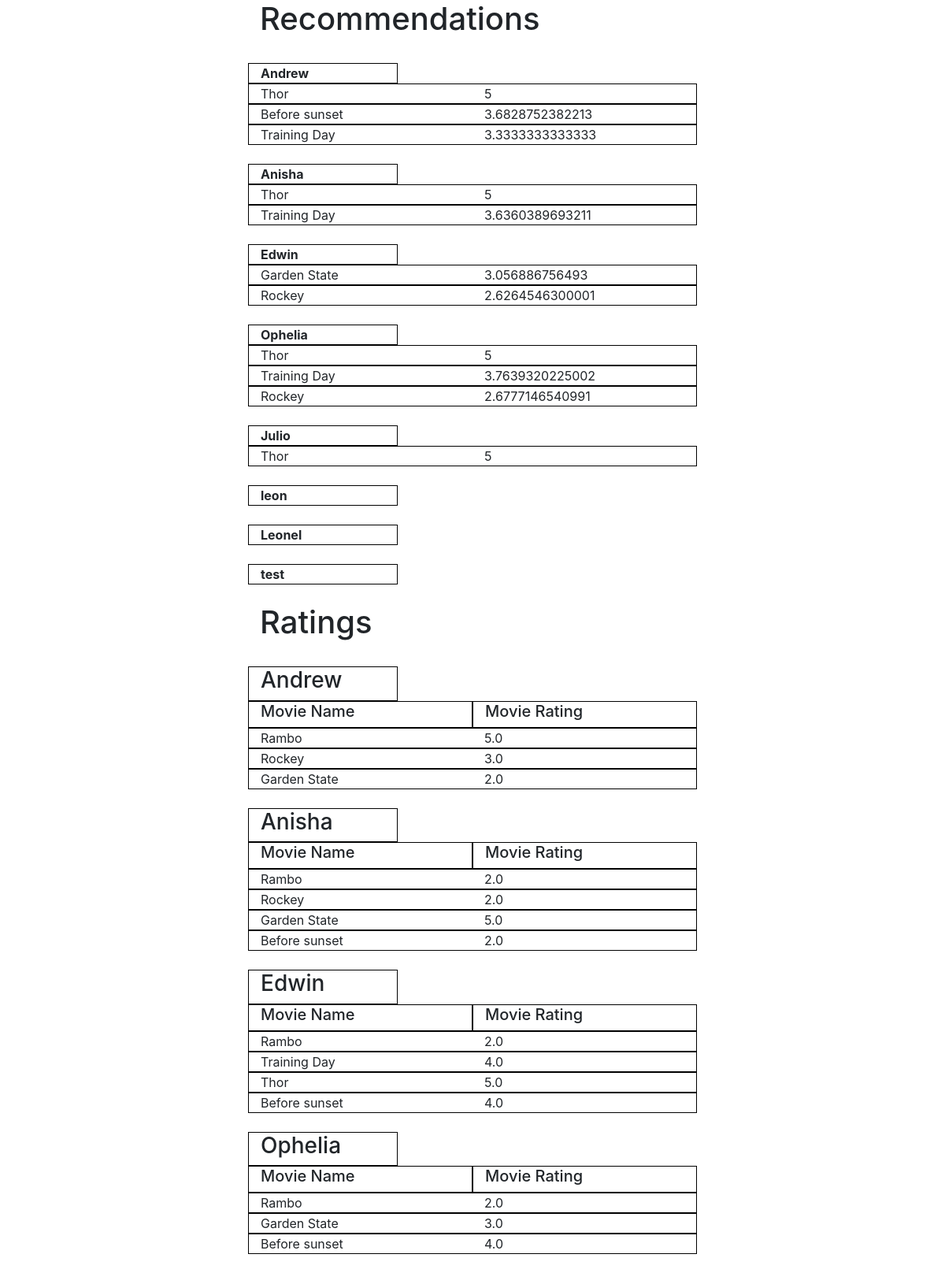
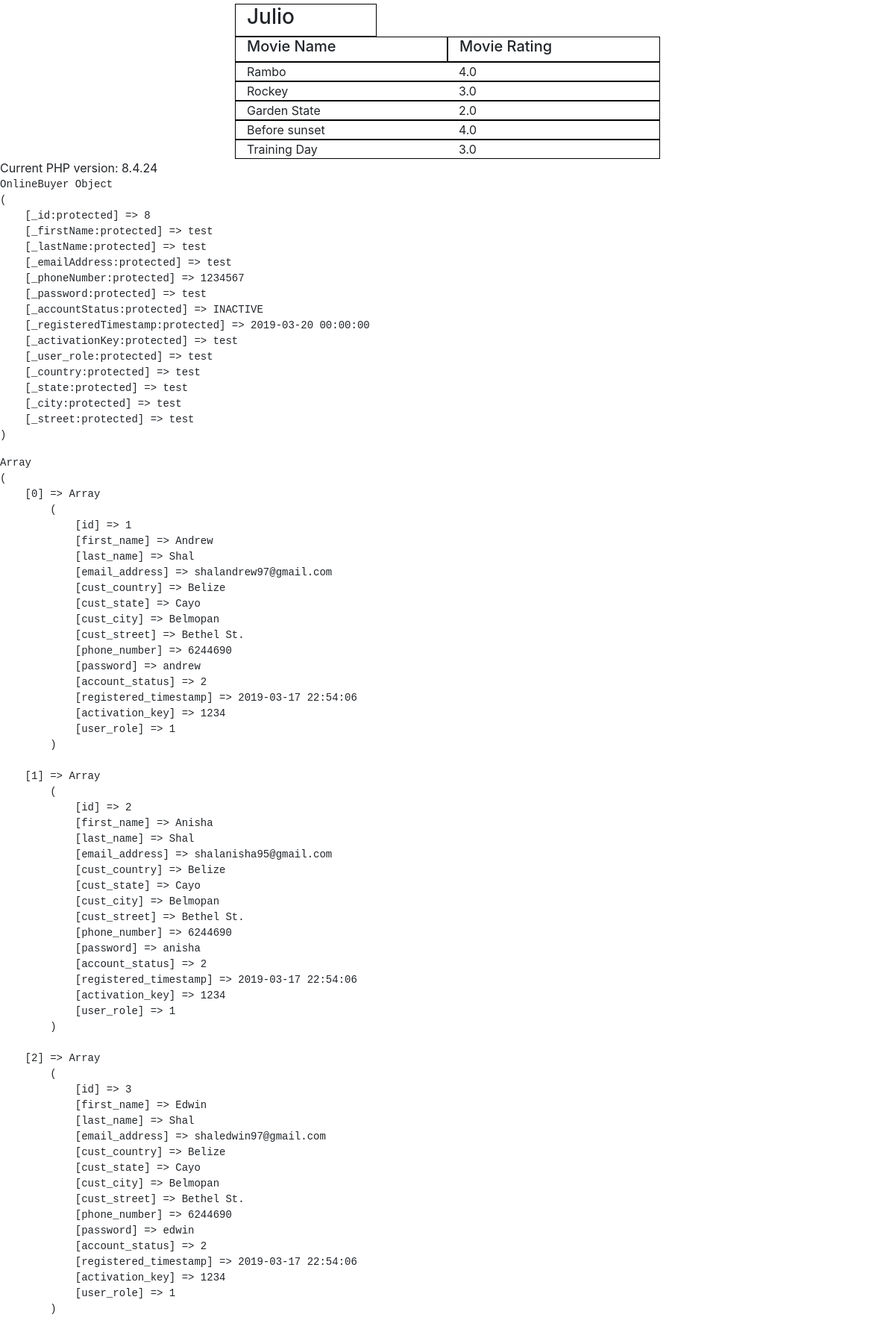
The page / (upper part) on the database its author committed (2 pictures, top to bottom).
### tables this page shows
CREATE TABLE `tbl_user` (
  `id` int(255) NOT NULL,
  `first_name` varchar(20) NOT NULL,
  `last_name` varchar(20) NOT NULL,
  `email_address` varchar(50) NOT NULL,
  `cust_country` varchar(100) NOT NULL,
  `cust_state` varchar(100) NOT NULL,
  `cust_city` varchar(100) DEFAULT NULL,
  `cust_street` varchar(100) NOT NULL,
  `phone_number` varchar(20) NOT NULL,
  `password` varchar(50) NOT NULL,
  `account_status` varchar(20) NOT NULL,
  `registered_timestamp` datetime NOT NULL,
  `activation_key` varchar(255) NOT NULL,
  `user_role` varchar(30) NOT NULL
);

### settings.php (called while the page is built, shortened)
<?php
global $db;
require(INC_DIR . '/recommendation.php');
require(INC_DIR . '/models/class_user.php');

### config.php (called while the page is built, shortened)
<?php
require_once( 'settings.php' );

### index.php (called while the page is built)
<?php include_once('config.php') ?>
<?php include_once('common/header.php') ?>
<?php include_once('common/footer.php') ?>

### includes/recommendation.php (the view, shortened to what this page needs)
<?php
  $statement = $db->prepare("SELECT * from user_movies");
  $statement->execute();
  $movies = $statement->fetchAll(PDO::FETCH_ASSOC);
  $matrix = array();
  foreach($movies as $movie){
    $statement = $db->prepare("SELECT first_name from tbl_user where id=?");
    $statement->execute(array($movie["user_id"]));
    $username = $statement->fetchAll(PDO::FETCH_ASSOC);
    $matrix[$username[0]['first_name']][$movie['movie_name']] = $movie['movie_rating'];
  }
  $statement = $db->prepare("SELECT first_name from tbl_user");
  $statement->execute();
  $users = $statement->fetchAll(PDO::FETCH_ASSOC);
  echo "<div class='container'><div class='row'><div class='col-md-6 offset-md-3'><h1>Recommendations</h1></div></div><div class='row'><div class='col-md-6 offset-md-3'>";
  foreach($users as $user){
  $recommendations = getRecommendation($matrix,$user['first_name']);
  echo "<div class='row mt-4'><div class='col-md-4' style='border:1px solid black;'><b>" . $user['first_name'] ."</b></div></div>";
    foreach($recommendations as $key=>$value){
      echo(   "<div class='row' style='border:1px solid black;'>" .
              "<div class='col-md-6'>". $key ."</li></div>" .
              "<div class='col-md-6'>". $value ."</li></div>" .
              "</div>");
    }
  }
  echo "</div></div></div>";
  echo "<div class='container'><div class='row mt-4'><div class='col-md-6 offset-md-3'><h1>Ratings</h1></div></div><div class='row'><div class='col-md-6 offset-md-3'>";
  foreach($matrix as $cust=>$value){
    echo "<div class='row mt-4'><div class='col-md-4' style='border:1px solid black;'><h3>" . $cust ."</h3></div></div>";
    echo "<div class='row'><div class='col-md-6' style='border:1px solid black;'><h5>Movie Name</h5></div><div class='col-md-6' style='border:1px solid black;'><h5>Movie Rating</h5></div></div>";
    foreach($value as $movie=>$rating){
      echo(   "<div class='row' style='border:1px solid black;'>" .
              "<div class='col-md-6'>". $movie ."</li></div>" .
              "<div class='col-md-6'>". $rating ."</li></div>" .
              "</div>");
    }
  }
  echo "</div></div></div>";
  function similarity_distance($matrix, $person1, $person2){
      $similar = array();
      $sum = 0;
      if(!isset($matrix[$person1])){
        return;
      }
      foreach($matrix[$person1] as $key=>$value){
        if(array_key_exists($key,$matrix[$person2])){
          $similar[$key] = 1;
        }
      }
        foreach($matrix[$person1] as $key=>$value){
          if(array_key_exists($key,$matrix[$person2])){
            $sum = $sum+pow($value-$matrix[$person2][$key], 2);
          }
        }
        return 1/(1+sqrt($sum));
  }
  function getRecommendation($matrix, $person){
    $total = array();
    $simsums = array();
    $ranks =array();
    foreach($matrix as $otherPerson=>$value){
      if($otherPerson != $person){
        $sim = similarity_distance($matrix, $person, $otherPerson);
        if(!isset($matrix[$person])){
          continue;
        }
        foreach($matrix[$otherPerson] as $key => $value){
          if(!array_key_exists($key,$matrix[$person])){
            if(!array_key_exists($key, $total)){
              $total[$key] = 0;
            }
            $total[$key] += $matrix[$otherPerson][$key] * $sim;
            if(!array_key_exists($key, $simsums)){
              $simsums[$key] = 0;
            }
            $simsums[$key] += $sim;
          }
        }
      }
    }
    foreach($total as $key=>$value){
      $ranks[$key] = $value/$simsums[$key];
    }
    array_multisort($ranks,SORT_DESC);
    return $ranks;
  }

### includes/models/class_user.php (shortened to what this page needs)
<?php
abstract class OnlineUser
{
  protected $_id;
  public function getId()
  {
    return $this->_id;
  }
  public function setId($id)
  {
    if (is_integer($id)) {
      $this->_id = $id;
    } else {
      throw Error("invalid ID passed");
    }
  }
  public function __construct()
  {
    $this->_id                  = 0;
  }
}
class OnlineBuyerDAO implements IUserDao
{
  protected $_db;
  public function __construct($db)
  {
    $this->_db = $db;
  }
  public function get($id)
  {
    $customer = new OnlineBuyer();
    $customer->setId((int)$id);
    $statement = $this->_db->prepare("SELECT * FROM tbl_user WHERE id=?");
    $statement->execute(array($customer->getId()));
    $result = $statement->fetch(PDO::FETCH_ASSOC);
    if ($result && sizeof($result) > 0) {
      $customer->setFirstname($result['first_name']);
      $customer->setLastname($result['last_name']);
      $customer->setEmailAddress($result['email_address']);
      $customer->setCountry($result['cust_country']);
      $customer->setState($result['cust_state']);
      $customer->setCity($result['cust_city']);
      $customer->setStreet($result['cust_street']);
      $customer->setPhoneNumber($result['phone_number']);
      $customer->setPassword($result['first_name']);
      $customer->setAccountStatus($result['account_status']);
      $customer->setRegisteredTimestamp($result['registered_timestamp']);
      $customer->setActivationKey($result['activation_key']);
      $customer->setUserRole($result['user_role']);
    } else {
      $customer->setId(0);
    }
    return $customer;
  }
  final public function getAll()
  {
    $customers = array();
    $statement = $this->_db->prepare("SELECT * FROM tbl_user");
    $statement->execute();
    $result = $statement->fetchAll(PDO::FETCH_ASSOC);
    if ($result && sizeof($result) > 0) {
      foreach ($result as $customer => $value) {
        array_push($customers, $value);
      }
    } else {
      unset($customers);
      $customers = array();
    }
    return $customers;
  }
  final public function delete($user)
  {
    $u_id = $user->getId();
    if (!$u_id) {
      return false;
    } else {
      return true;
    }
  }
}
echo 'Current PHP version: ' . phpversion();
$userDao = new OnlineBuyerDAO($db);
$customer = $userDao->get(8);
$customers = $userDao->getAll();
echo "<pre>";
print_r($customer);
echo "</pre>";
echo "<pre>";
print_r($customers);
echo "</pre>";
$result = $userDao->delete($customer);
if ($result) {
  print_r($customers);
} else {
  echo ("there was a problem removing the user");
}

### common/headerstart.php (shortened to what this page needs)
<!DOCTYPE html>
<html lang="en">
<head>
  <link
    rel="stylesheet"
    href="https://stackpath.bootstrapcdn.com/bootstrap/4.3.1/css/bootstrap.min.css"
>
    <link rel="stylesheet" href="https://use.fontawesome.com/releases/v5.7.2/css/all.css"
>
    <link rel="stylesheet" href="includes/css/custom.css?ver=0.01">
</head>

### common/header.php (shortened to what this page needs)
<?php include_once('headerstart.php') ?>
<body>

### common/footer.php
</body>
</html>

### rows shown on the page
tbl_user: first_name "Andrew", key "Thor", first_name "5", key "Before sunset", first_name "3.6828752382213", key "Training Day", first_name "3.3333333333333"
tbl_user: first_name "Anisha", key "Thor", first_name "5", key "Training Day", first_name "3.6360389693211"
tbl_user: first_name "Edwin", key "Garden State", first_name "3.056886756493", key "Rockey", first_name "2.6264546300001"
tbl_user: first_name "Ophelia", key "Thor", first_name "5", key "Training Day", first_name "3.7639320225002", key "Rockey", first_name "2.6777146540991"
tbl_user: first_name "Julio", key "Thor", first_name "5"
tbl_user: first_name "leon"
tbl_user: first_name "Leonel"
tbl_user: first_name "test"

### other values the page prints
$cust "Andrew"
$movie "Rambo"
$rating "5.0"
$movie "Rockey"
$rating "3.0"
$movie "Garden State"
$rating "2.0"
$cust "Anisha"
$movie "Before sunset"
$cust "Edwin"
$movie "Training Day"
$rating "4.0"
$movie "Thor"
$cust "Ophelia"
$cust "Julio"
